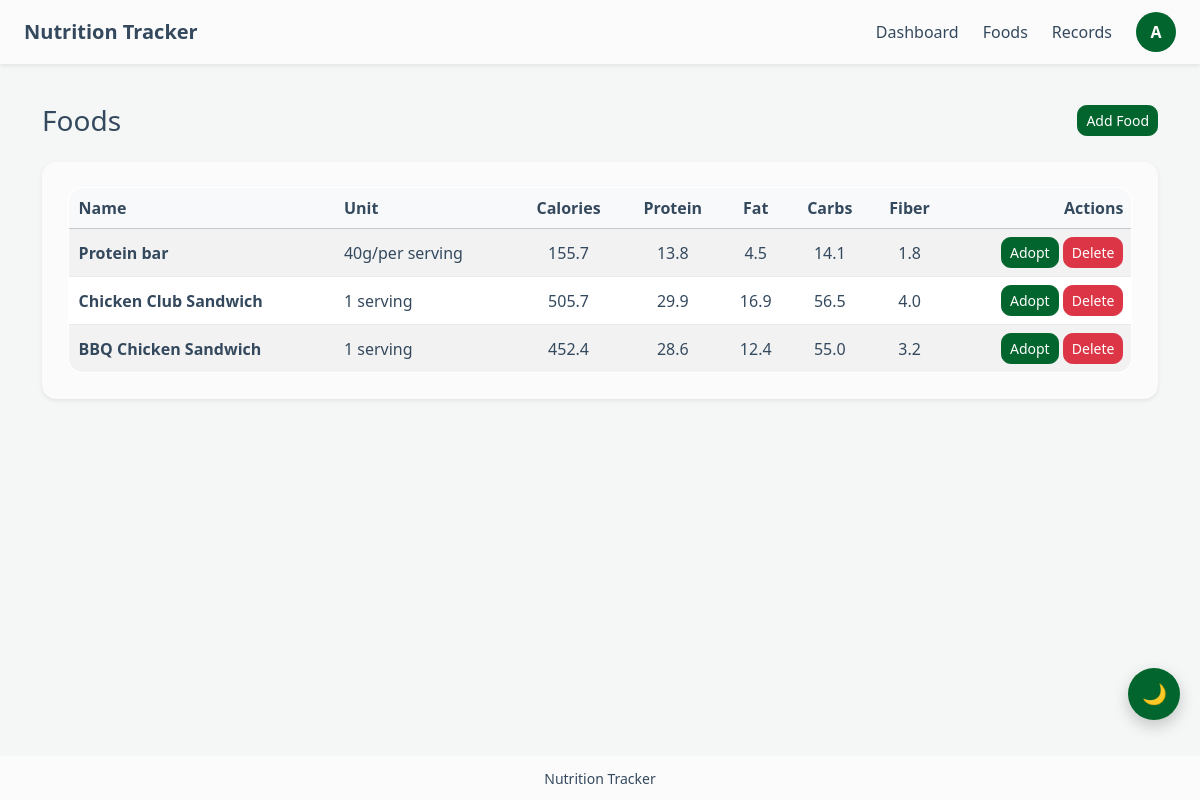
The app's page /foods/ (signed in), older data.
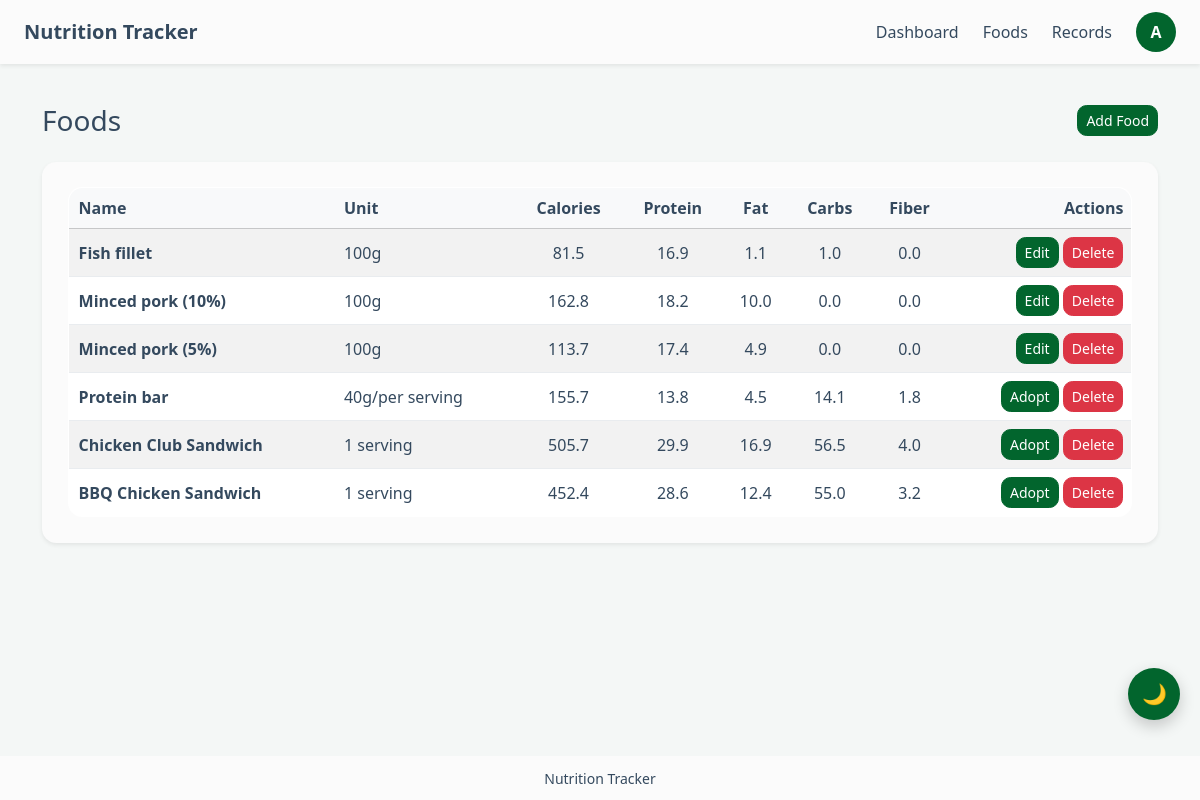
The same page, newer data.
### tracker/models.py (models this page shows, shortened)
class Food(models.Model):
    user = models.ForeignKey(settings.AUTH_USER_MODEL, on_delete=models.CASCADE, related_name='foods')
    name = models.CharField(max_length=120)
    unit = models.CharField(max_length=30, default='100g', help_text='e.g. 100g, serving, piece')
    calories = models.FloatField()
    protein = models.FloatField(default=0)
    fat = models.FloatField(default=0)
    carbohydrates = models.FloatField(default=0)
    fiber = models.FloatField(default=0)
    created_at = models.DateTimeField(auto_now_add=True)
    class Meta:
        ordering = ['name']
        unique_together = ('user', 'name')

### tracker/views.py (the view)
# urls.py: path('foods/', views.food_list, name='food_list'),
@login_required
def food_list(request):
    foods = Food.objects.filter(user=request.user)
    admin_user = User.objects.filter(is_superuser=True).first()
    if(admin_user):
        foods = Food.objects.filter(
            Q(user=request.user) | Q(user=admin_user)
        ).annotate(
            sort_priority=Case(
                When(user=request.user, then=Value(0)),
                default=Value(1),
                output_field=IntegerField(),
            )
        ).order_by('-id')
    return render(request, 'tracker/food_list.html', {'foods': foods})

### tracker/templates/tracker/food_list.html (shortened to what this page needs)
{% extends 'tracker/base.html' %}
{% block content %}
<div class="d-flex flex-column gap-4">
    <section class="d-flex flex-column flex-md-row justify-content-between align-items-md-center gap-3">
        <h1 class="h3 mb-0">Foods</h1>
        <button class="btn btn-primary btn-sm" type="button" onclick="openModal('add/')">Add Food</button>
    </section>
    <div class="card shadow-sm border-0">
        <div class="card-body">
            {% if foods %}
            <div class="table-responsive">
                <table class="table table-striped table-hover align-middle mb-0">
                    <thead class="table-light">
                        <tr>
                            <th>Name</th>
                            <th>Unit</th>
                            <th class="text-center">Calories</th>
                            <th class="text-center">Protein</th>
                            <th class="text-center">Fat</th>
                            <th class="text-center">Carbs</th>
                            <th class="text-center">Fiber</th>
                            <th class="text-end">Actions</th>
                        </tr>
                    </thead>
                    <tbody>
                        {% for food in foods %}
                        <tr>
                            <td class="fw-semibold">{{ food.name }}</td>
                            <td>{{ food.unit }}</td>
                            <td class="text-center">{{ food.calories }}</td>
                            <td class="text-center">{{ food.protein }}</td>
                            <td class="text-center">{{ food.fat }}</td>
                            <td class="text-center">{{ food.carbohydrates }}</td>
                            <td class="text-center">{{ food.fiber }}</td>
                            <td class="text-end">
                                {% if food.user == request.user %}
                                    <button class="btn btn-primary btn-sm" type="button"
                                        onclick="openModal('{% url 'food_edit' food.pk %}')">Edit</button>
                                    <button class="btn btn-danger btn-sm" type="button"
                                        onclick="openModal('{% url 'food_delete' food.pk %}')">Delete</button>
                                {% elif food.user.is_staff %}
                                    <button class="btn btn-primary btn-sm" type="button"
                                        onclick="openModal('{% url 'food_adopt' food.pk %}')">Adopt</button>
                                    <button class="btn btn-danger btn-sm" type="button"
                                        onclick="openModal('{% url 'food_delete_admin' food.pk %}')">Delete</button>
                                {% else  %}
                                    Common
                                {% endif %}
                            </td>
                        </tr>
                        {% endfor %}
                    </tbody>
                </table>
            </div>
            {% else %}
            <p class="text-muted mb-0">No foods added yet.</p>
            {% endif %}
        </div>
    </div>
</div>
{% endblock %}

Row changes from the older to the newer data that the page shows:
added Food: name "Fish fillet", unit "100g", calories "81.5", protein "16.9", fat "1.1", carbohydrates "1.0", fiber "0.0", shows "Edit"
added Food: name "Minced pork (10%)", unit "100g", calories "162.8", protein "18.2", fat "10.0", carbohydrates "0.0", fiber "0.0", shows "Edit"
added Food: name "Minced pork (5%)", unit "100g", calories "113.7", protein "17.4", fat "4.9", carbohydrates "0.0", fiber "0.0", shows "Edit"
